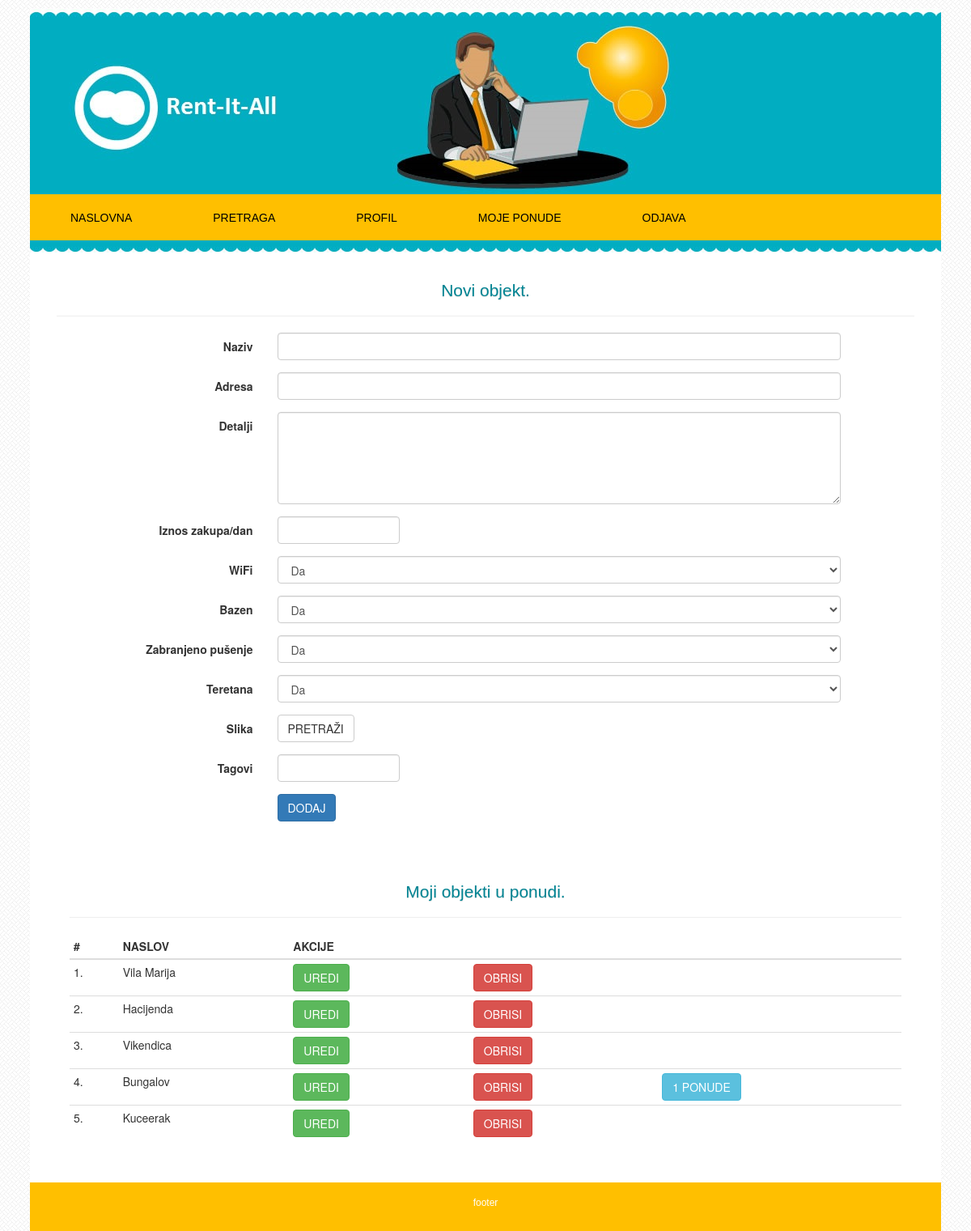
The app's page /ponude.php (signed in) with its own data.
### tables this page shows
CREATE TABLE `articles` (
  `id` int(11) NOT NULL,
  `naziv` varchar(255) NOT NULL,
  `adresa` varchar(255) NOT NULL,
  `vlasnik_id` int(11) NOT NULL,
  `cijena` float(7,2) NOT NULL,
  `detalji` text NOT NULL,
  `slika` varchar(255) NOT NULL,
  `tagovi` varchar(255) NOT NULL
);

### ponude.php (the view, shortened to what this page needs)
<?php
include_once("scripts/status.php");
if (isset($_SESSION["id"]) && $user_ok == true) {
    $uid = preg_replace('#[^0-9]#i', '', $_SESSION['id']);
}else{
    header('location: login.php');
    exit();
}
$rend="";
$i = 1;
$op=mysqli_query($db_conx, "SELECT * FROM articles WHERE vlasnik_id='$uid'");
while($row=mysqli_fetch_array($op, MYSQLI_ASSOC)){
    $id=$row['id'];
    $ime=$row['naziv'];
    $rend .= '
    <tr><form action="p_edit.php" method="POST"><input type="hidden" name="id" value="' . $id . '">
        <td>' . $i . '.</td>
        <td>' . $ime . '</td>
        <td><input class="btn btn-success" type="submit" name="edit" value="UREDI"></td>
        <td><input class="btn btn-danger" type="submit" name="del" value="OBRISI"></td>
    ';
    $penn=mysqli_query($db_conx, "SELECT k.id FROM kalendar k WHERE k.art_id='$id' AND k.pending=0");
    if($br=mysqli_num_rows($penn)){
        $rend .= '<td><a href="eva.php?id=' . $id . '" class="btn btn-info" name="mod">' . $br . ' PONUDE</a></td>';
    }else{
        $rend .= '<td></td>';
    }
    $rend .= '</form></tr>';
    $i++;
}
?>
<!DOCTYPE html>
<html lang="hr">
<head>
<link rel="stylesheet" href="https://maxcdn.bootstrapcdn.com/bootstrap/3.3.6/css/bootstrap.min.css">
<link rel="stylesheet" href="style/style.css" type="text/css" charset="utf-8">
</head>
<body>
<div class="wrapper">
   <?php include_once('header.php'); ?>
<section id="content">
  <div class="wrap-content text">
    <div class="row box1">
      <div class="co1umn">
        <div class="wraptext">
          <h3>Novi objekt.</h3><hr>
          <form id="productForm" action="ponude.php" method="POST" class="form-horizontal" enctype="multipart/form-data">
    <div class="form-group">
        <label class="col-xs-3 control-label">Naziv</label>
        <div class="col-xs-8">
            <input type="text" class="form-control" name="naziv" />
        </div>
    </div>
    <div class="form-group">
        <label class="col-xs-3 control-label">Adresa</label>
        <div class="col-xs-8">
            <input type="text" class="form-control" name="adresa" />
        </div>
    </div>
    <div class="form-group">
        <label class="col-xs-3 control-label">Detalji</label>
        <div class="col-xs-8">
            <textarea name="opis" class="form-control" rows="5"></textarea>
        </div>
    </div>
    <div class="form-group">
        <label class="col-xs-3 control-label">Iznos zakupa/dan</label>
        <div class="col-xs-2 inputGroupContainer">
            <div class="input-control">
                <input type="text" class="form-control" name="cijena" />
            </div>
        </div>
    </div>
    <div class="form-group">
        <label class="col-xs-3 control-label">WiFi</label>
        <div class="col-xs-8 selectContainer">
            <select class="form-control" name="kat1">
                <option value="1">Da</option>
            </select>
        </div>
    </div>
    <div class="form-group">
        <label class="col-xs-3 control-label">Bazen</label>
        <div class="col-xs-8 selectContainer">
            <select class="form-control" name="kat2">
                <option value="1">Da</option>
            </select>
        </div>
    </div>
    <div class="form-group">
        <label class="col-xs-3 control-label">Zabranjeno pušenje</label>
        <div class="col-xs-8 selectContainer">
            <select class="form-control" name="kat3">
                <option value="1">Da</option>
            </select>
        </div>
    </div>
    <div class="form-group">
        <label class="col-xs-3 control-label">Teretana</label>
        <div class="col-xs-8 selectContainer">
            <select class="form-control" name="kat4">
                <option value="1">Da</option>
            </select>
        </div>
    </div>
    <div class="form-group">
        <label class="col-xs-3 control-label">Slika</label>
        <div class="col-xs-8 selectContainer">
            <span class="btn btn-default btn-file">
                PRETRAŽI <input type="file" name="slika">
            </span><label> </label><span id="sl"></span>
        </div>
    </div>
    <div class="form-group">
        <label class="col-xs-3 control-label">Tagovi</label>
        <div class="col-xs-2 inputGroupContainer">
            <div class="input-control">
                <input type="text" class="form-control" name="tagovi" required />
            </div>
        </div>
    </div>
    <div class="form-group">
        <div class="col-xs-8 col-xs-offset-3">
            <button type="submit" name="dodaj" class="btn btn-primary">DODAJ</button>
        </div>
    </div>
</form>
<br><br>
        <div class="wraptext">
          <h3>Moji objekti u ponudi.</h3><hr>
              <div class="table-responsive"><table class="table table-hover table-condensed">
                                        <thead>
                                          <tr>
                                            <th>#</th>
                                            <th>NASLOV</th>
                                            <th colspan="3" halign="center">AKCIJE</th>
                                          </tr>
                                        </thead>
                    <?php echo $rend; ?></table>
                </div>
                </div>
        </div>
      </div>
    </div>
  </div>
</section>
<footer>
    <div class="wrap-footer">
        <div class="ftr">
            <p>footer</p>
        </div>
    </div>
</footer>
  </div>
</body>
</html>

### style/style.css (style rules this page uses)
html, body { height: 100%; }
body { background-image:url(images/cream_pixels.fw.png); background-repeat:repeat; margin-top:10px; }
.wrapper { max-width: 1126px; background-color:#FFF; width: 100%; margin: 0 auto -20px; }
h3 { font-family: Arial, Helvetica, sans-serif; font-size: 150%; font-weight: normal; text-align: center; color: #008493; text-shadow: 0 1px 1px #dadada; }
p { font-size:12px; font-family:Arial, Helvetica, sans-serif; text-align:left; line-height:18px; text-align:justify; }
a { color:#DA251D; }
#content .wrap-content { background: #ffffff; }
.box1 { margin:5px 7px; padding:10px; }
.btn-file { position: relative; overflow: hidden; }
.wraptext { margin:5px; }
.text .wraptext { margin: 16px; }
footer { background-image: url(images/top_yellow_bg.jpg); background-repeat: repeat-x; }
.wrap-footer { background-image: url(images/top_yellow_bg.jpg); background-repeat: repeat-x; }
.ftr { background:#FFBF00; font-family:Arial, Helvetica, sans-serif; padding:10px 0px; color:#ffffff; }
.ftr p { font-size:12px; font-family:Arial, Helvetica, sans-serif; text-align:center; line-height:30px; }

### records on screen
articles: naziv "Vila Marija"
articles: naziv "Hacijenda"
articles: naziv "Vikendica"
articles: naziv "Bungalov", br "1"
articles: naziv "Kuceerak"
